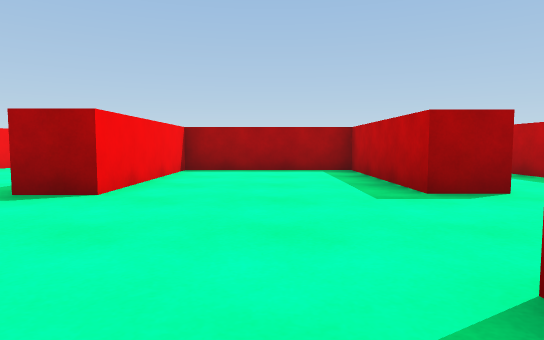
view 1 (above)

21 first-person views from a walk through a scene from a Unity 3-D project. The camera is 0.58 m above the floor, tilts 4° down and sees 75° across. The floor is counted in squares, 1 m on a side. Each view is taken from the middle of a square. On the plan, view 1 faces up. The plan holds only what a view shows up to about 10 squares ahead; the rest is blank. The player is left out. Surface patterns are stand-ins for the level's own textures.

view 2
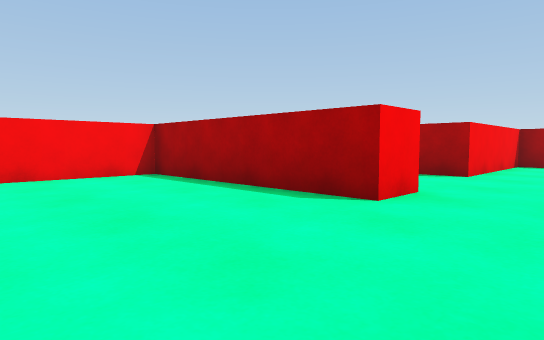

view 3
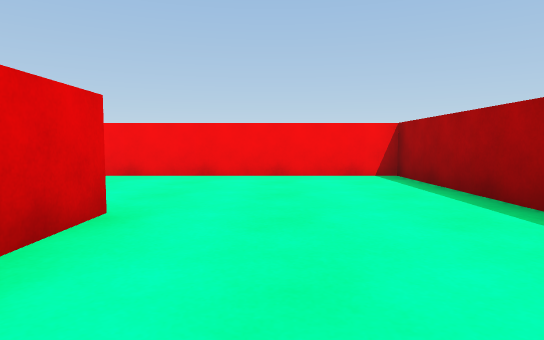

view 4
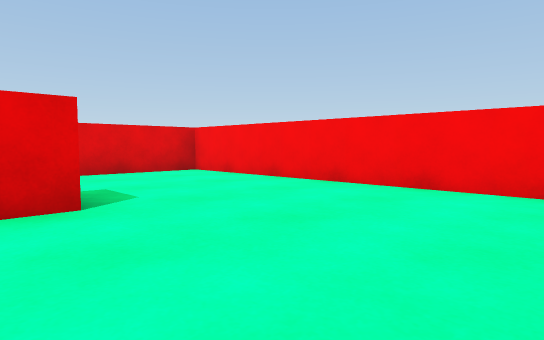

view 5
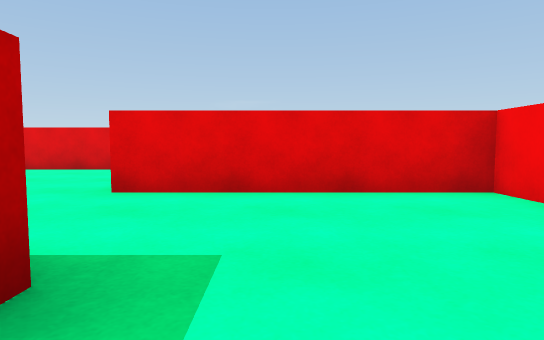

view 6
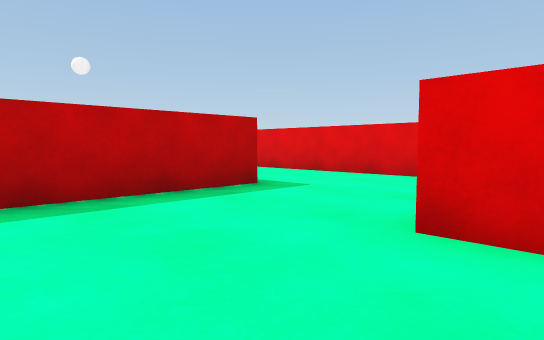

view 7
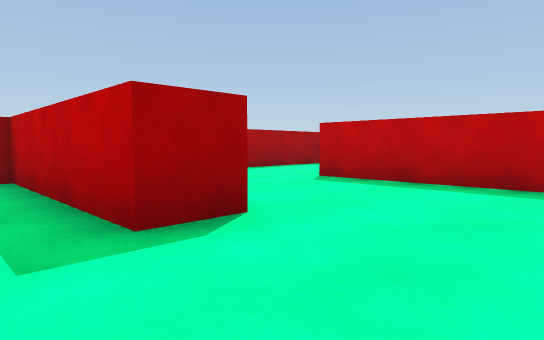

view 8
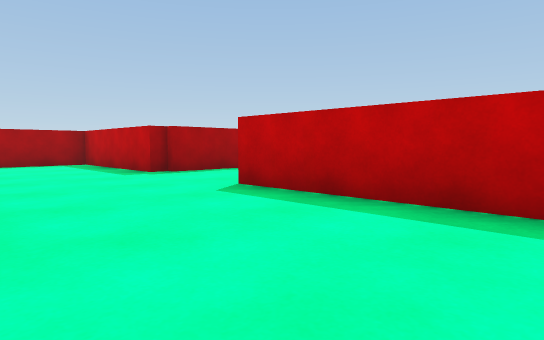

view 9
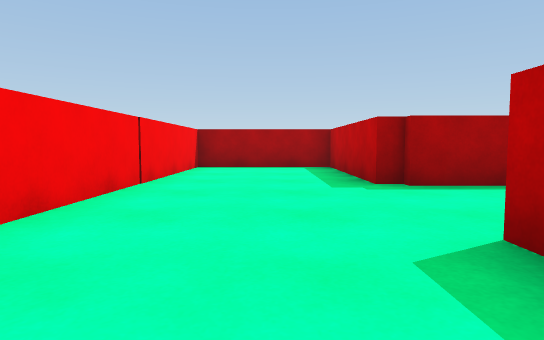

view 10
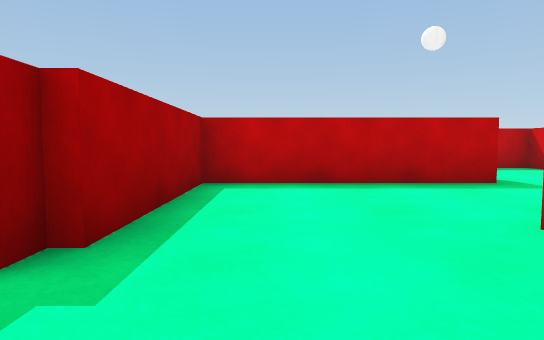

view 11
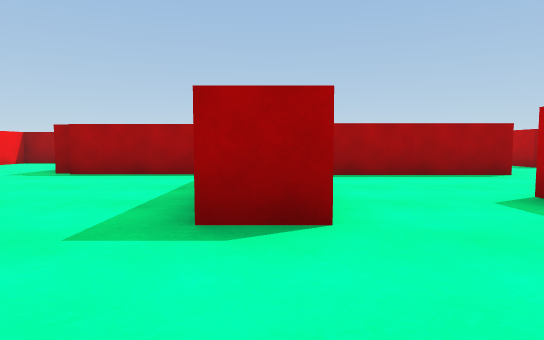

view 12
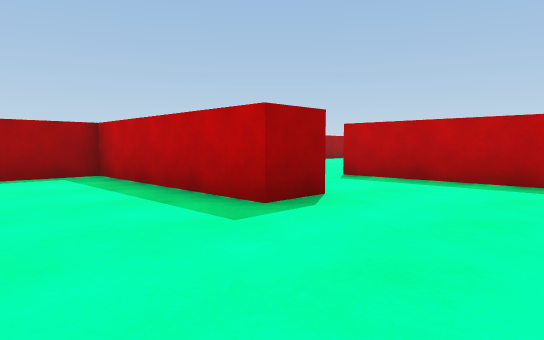

view 13
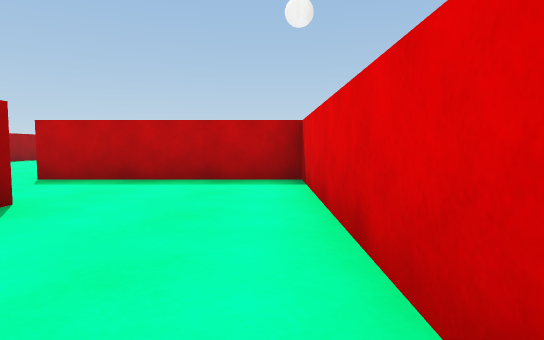

view 14
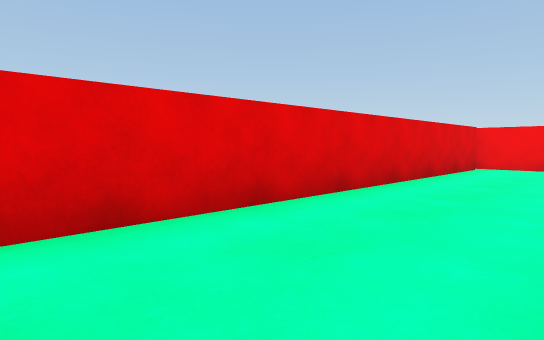

view 15
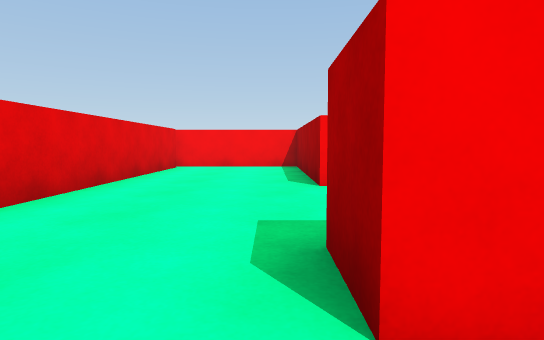

view 16
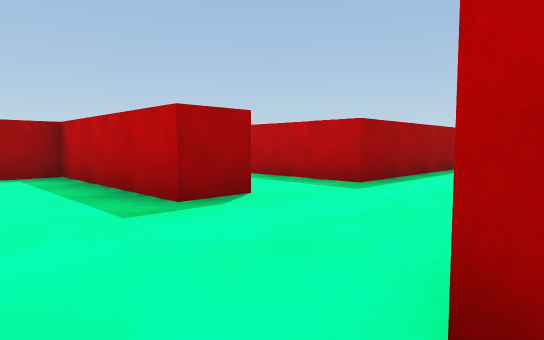

view 17
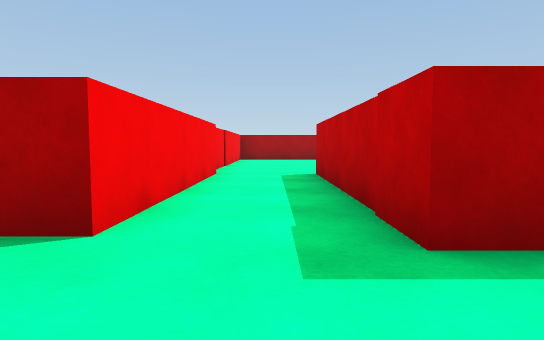

view 18
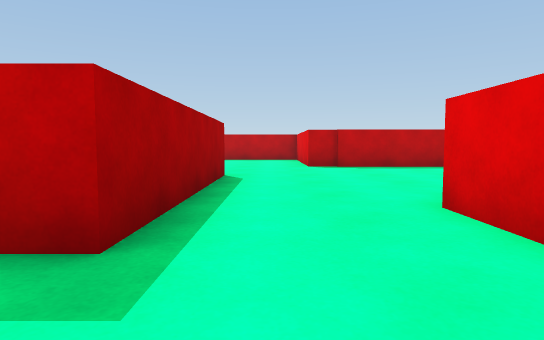

view 19
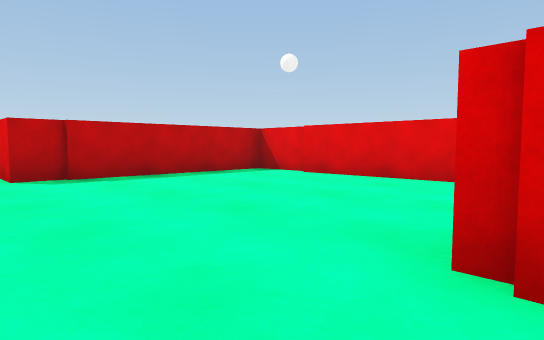

view 20
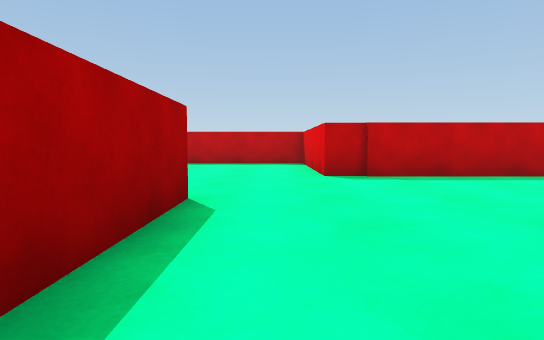

view 21
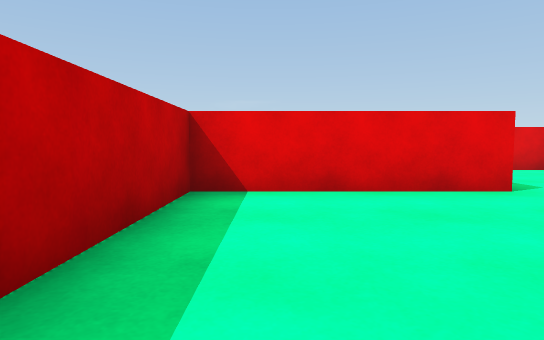

### Floor plan
Ten units are one square. View 1 is at (0, 0); x grows to the right and y downward. Boxes are objects, and circles mark ways between rooms. Rooms are numbered by the first view taken in them; rooms with no view inside come last. Other rooms are left out.
<svg viewBox="-72 -97 225 222">
<path fill="none" stroke="#000" d="M-20 85 -41 85M-31 34 10 34 10 -14M20 81 20 87 10 87 10 44M-42 85 -54 85M-67 82 -67 116M60 37 54 37 54 -4 20 -4 20 65M-18 -15 -18 -4 -67 -4 -67 73 -20 73M-64 115 41 115M54 106 54 68M105 85 94 85 94 39 59 39M76 115 130 115 130 70M50 -14 66 -14M64 -39 49 -39 49 -92M29 -92 29 -42 19 -42 19 -82 -20 -82 -20 -42M99 -39 64 -39M111 31 126 31 126 -20 135 -20M79 29 110 29M148 41 111 41"/>
<circle cx="60" cy="55" r="3" fill="#2a7"/>
<circle cx="-5" cy="-10" r="3" fill="#2a7"/>
<circle cx="115" cy="75" r="3" fill="#2a7"/>
<circle cx="55" cy="-25" r="3" fill="#2a7"/>
<text x="-10" y="60">1</text>
<text x="90" y="80">2</text>
<text x="20" y="-40">3</text>
<text x="100" y="-10">4</text>
<text x="120" y="50">5</text>
</svg>
Room 1 opens to room 2. Room 1 opens to room 3. Room 2 opens to room 5. Room 3 opens to room 4.

Where each view was taken, in squares from view 1:
view 1: 0 up, 0 right, facing up
view 2: 3 down, 0 right, facing up-left
view 3: 2 down, 0 right, facing left
view 4: 0 up, 2 left, facing down-left
view 5: 3 down, 4 left, facing down
view 6: 5 down, 3 left, facing down-right
view 7: 11 down, 0 right, facing up-right
view 8: 11 down, 2 right, facing up-right
view 9: 9 down, 4 right, facing up
view 10: 5 down, 4 right, facing right
view 11: 11 down, 10 right, facing up
view 12: 11 down, 7 right, facing up-right
view 13: 11 down, 7 right, facing right
view 14: 9 down, 3 right, facing down-left
view 15: 9 down, 3 right, facing left
view 16: 1 up, 0 right, facing up-right
view 17: 2 up, 4 right, facing up
view 18: 3 up, 3 right, facing right
view 19: 3 up, 6 right, facing down-right
view 20: 3 up, 6 right, facing right
view 21: 1 up, 0 right, facing down
